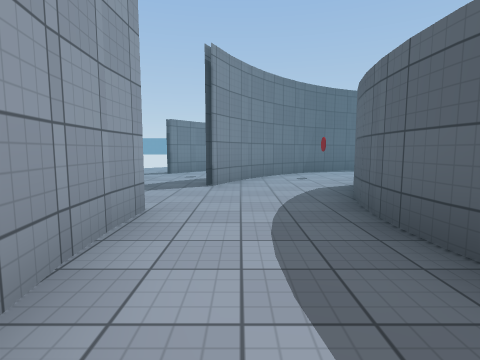
View 1 (above)

20 first-person views from a walk through a 3-D level made in the Unity game engine. The camera is 1.3 m above the floor, tilts 6° down and sees 80° across. The floor is counted in squares, 2 m on a side. Each view is taken from the middle of a square. On the plan, view 1 faces up. The plan holds only what a view shows up to about 9 squares ahead; the rest is blank. The place goes on beyond the plan. The player is left out. Surface patterns are stand-ins for the level's own textures.

View 2
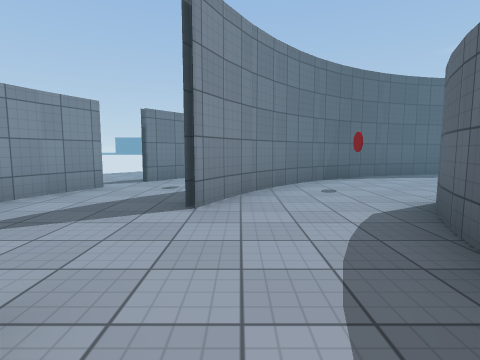

View 3
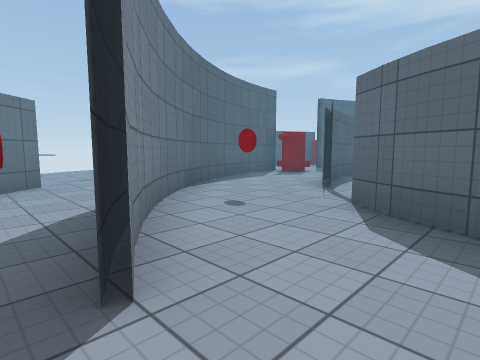

View 4
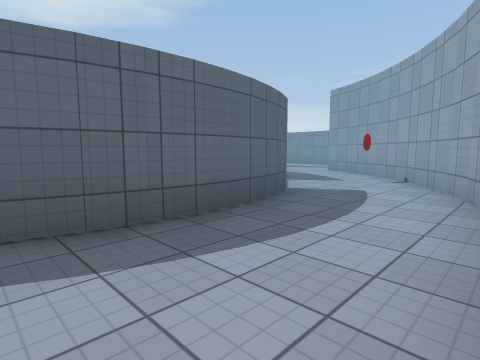

View 5
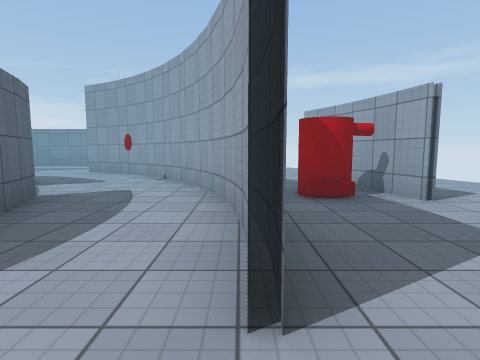

View 6
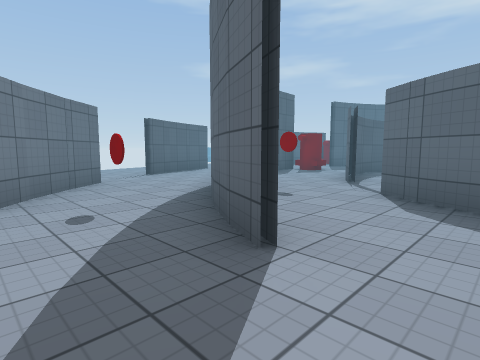

View 7
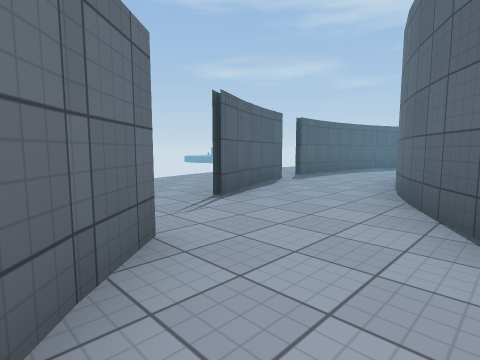

View 8
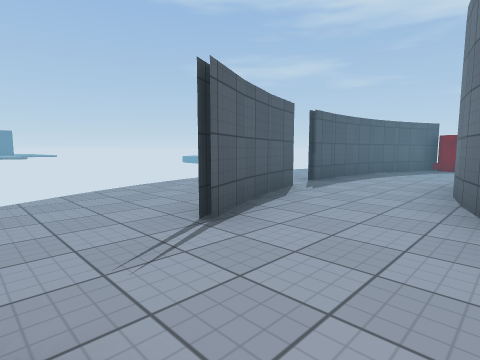

View 9
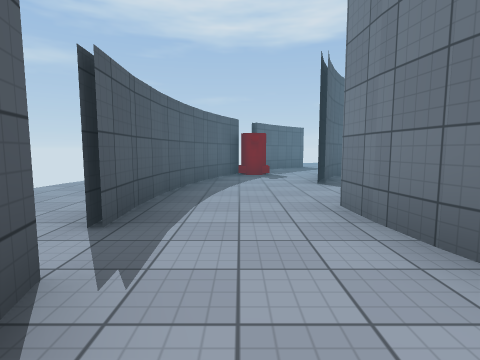

View 10
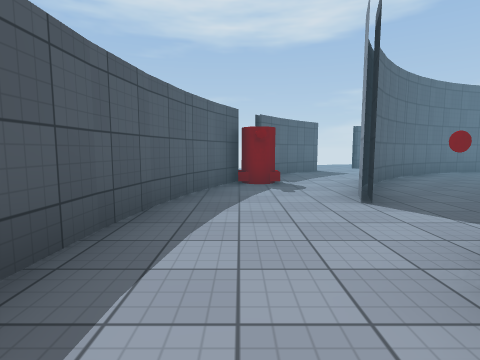

View 11
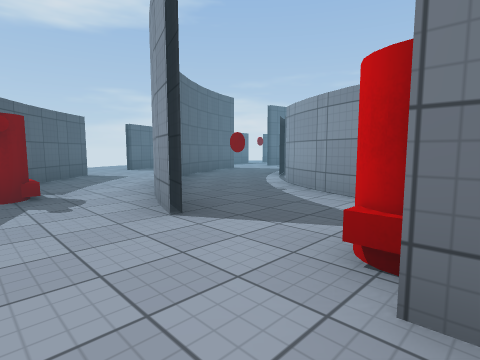

View 12
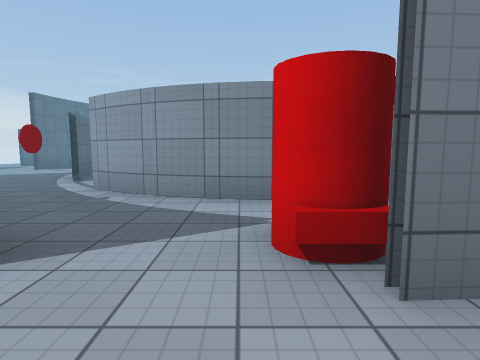

View 13
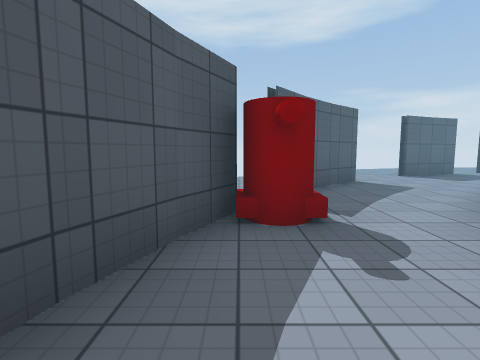

View 14
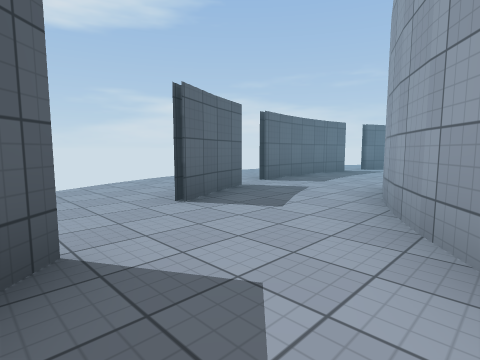

View 15
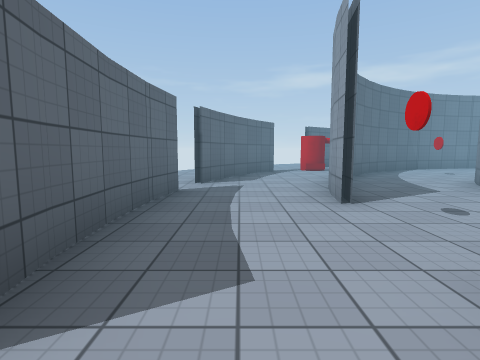

View 16
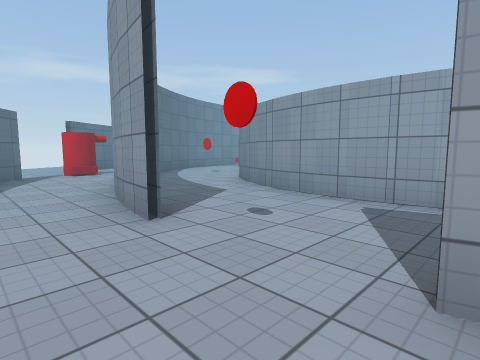

View 17
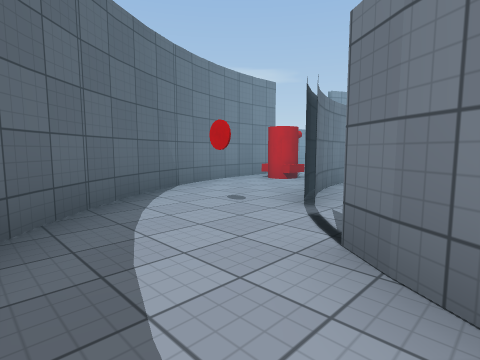

View 18
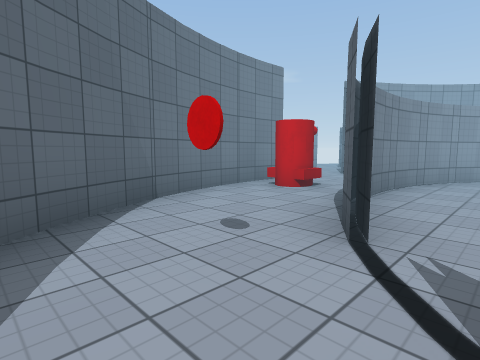

View 19
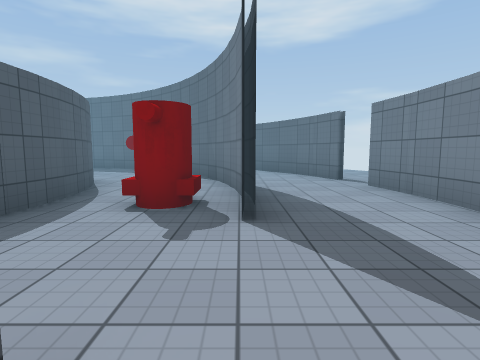

View 20
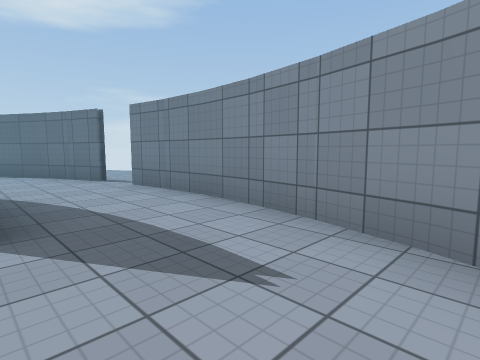

### Floor plan
Key: @ floor where view 1 was taken; # wall or solid block; x gap in a wall; . floor; C red coin; O other object.
Columns run from 5 left of view 1 to 17 right of it. Each row starts with its distance up from view 1.
 14         ..
 13       .......
 12      ..###.#####
 11      ..........#O
 10     ##...###..... #
  9   .##..###.O..##..##
  8   .#..##.......###.....
  7   #.C##...####...#..#..
  6   #..#..###  ##..##.##.
  5    ....##     ##..#..x.
  4    ....#       ##.#..x.
  3    .#..#        #....#.
  2   ..#..#        #....#
  1  ...#..#       ##.#..#
  0 ..#O#@.##      #..#...
 -1 ..#.##..##    ##.. .#.
 -2    . ##..######..# .#.
 -3       ##........#####.
 -4        ##..O..###OO#
 -5         ...####.....
 -6         ........##..
 -7         ##.....##..
 -8          #####....

Positions as (right, up) in squares from view 1, and headings:
1: (0, 0), facing up
2: (0, 2), facing up
3: (-1, 4), facing up-right
4: (-1, 4), facing down-right
5: (-1, 4), facing down
6: (-2, 4), facing up-right
7: (-1, 8), facing up-right
8: (0, 9), facing up-right
9: (3, 11), facing right
10: (5, 11), facing right
11: (6, 11), facing down-right
12: (7, 11), facing down
13: (8, 11), facing right
14: (12, 9), facing down-right
15: (15, 5), facing down
16: (15, 4), facing down-left
17: (12, 0), facing down-left
18: (11, -1), facing down-left
19: (3, -5), facing right
20: (3, -5), facing down-right
